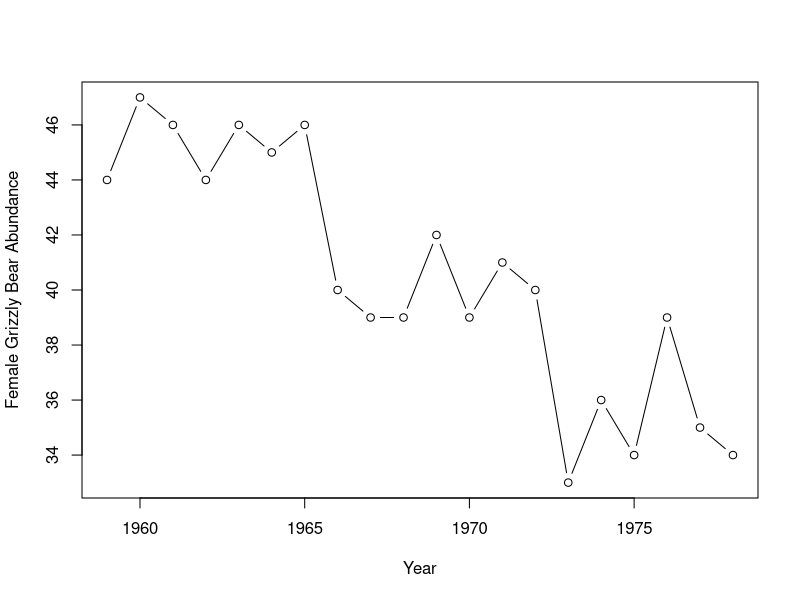
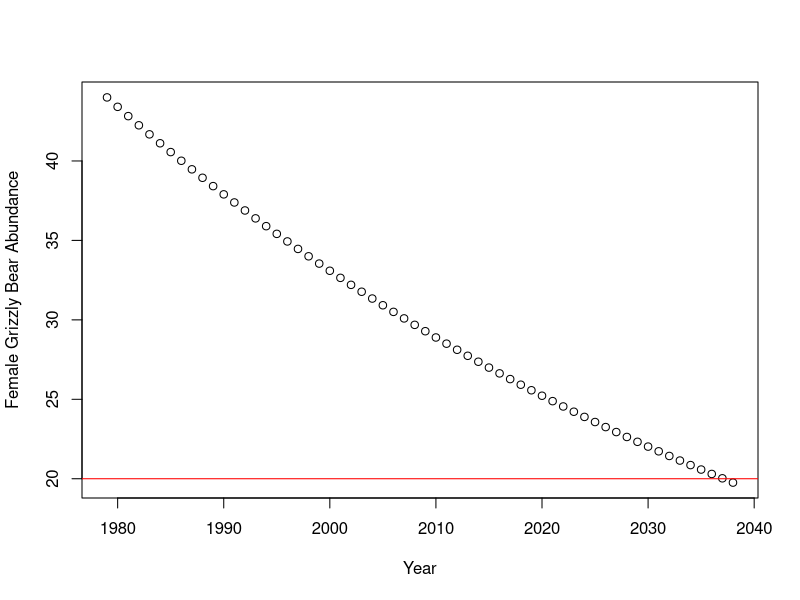
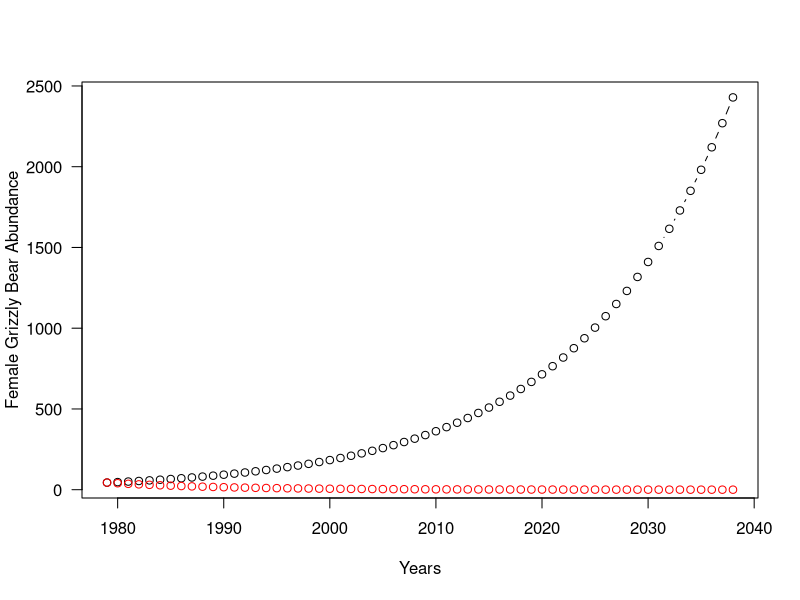
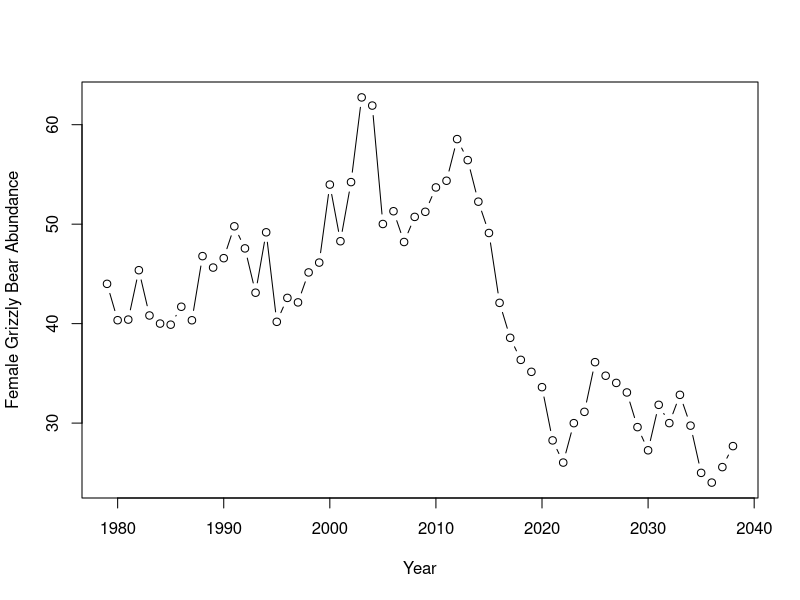
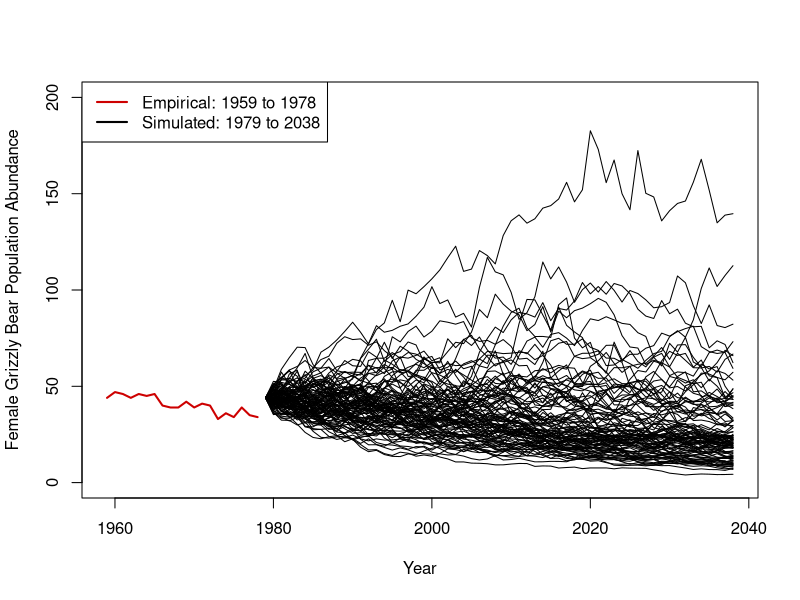

These charts were generated, in order, by the following R code:
## ---- chunk 1
BearsData <- read.csv("Bears.csv")
## ---- chunk 2
plot(BearsData$year, BearsData$N, type = "b", xlab = "Year", ylab = "Female Grizzly Bear Abundance")
## ---- chunk 3
## Annual geometric population growth rates
N <- BearsData$N # Vector of population abundances
lambda <- c() # Empty vector to store lambda values

for (i in 1:length(N)-1) {
  lambda[i] <- ((N[i + 1])/N[i])
}
lambda

## Annual exponential population growth rates
r <- log(lambda)
r

## Mean and standard deviation
r_mean <- mean(r)
r_sd <- sd(r)
## ---- chunk 4
## Model simulation
N0 <- 44 # Initial population size
first_year <- BearsData$year[nrow(BearsData)] + 1
years <- seq(first_year, first_year + 59, 1) # Future years as a sequence
N <- c() 
N[1] <- N0 # Assigning the initial population size to the first position in the empty vector

for (i in 2:length(years)) {
  N[i] = N[i - 1]*exp(r_mean)
}
N

## Plot
plot(years, N, type = "b", xlab = "Year", ylab = "Female Grizzly Bear Abundance")
abline(h = 20, col = "red")
## ---- chunk 5
N0 <- 44
first_year <- BearsData$year[nrow(BearsData)] + 1
years <- seq(first_year, first_year + 59, 1)
N_1 <- c()
N_1[1] <- N0

for (i in 2:length(years)) {
  N_1[i] = N_1[i - 1]*exp(r_mean + r_sd)
}
N_1 

N_2 <- c()
N_2[1] <- N0

for (i in 2:length(years)) {
  N_2[i] = N_2[i - 1]*exp(r_mean - r_sd)
}
N_2 

## Plot your results here
plot(years, N_1, type = "b", las = 1, xlab = "Years", ylab = "Female Grizzly Bear Abundance")
lines(years, N_2, type = "b", col = "red")
## ---- chunk 6
set.seed(2) # Comment this out to see how model results change because of stochasticity

N0 <- 44
first_year <- BearsData$year[nrow(BearsData)] + 1
years <- seq(first_year, first_year + 59, 1)
N <- c()
N[1] <- N0

# Error is normally distributed with mean = 0 and standard deviation = sd
epsilon <- rnorm(length(years), mean = 0, sd = r_sd)

for (i in 2:length(years)) {
  N[i] = N[i - 1]*exp(r_mean + epsilon[i - 1])
}
N

## Plot your results here
plot(years, N, type = "b", xlab = "Year", ylab = "Female Grizzly Bear Abundance")
## ---- chunk 7
epsilon_list <- list() # Empty list
for (i in 1:100) {
  # Select error terms for each year, in each of 100 simulations
  epsilon_list[[i]] <- rnorm(length(years), 0, r_sd)
}

N_list <- list() # Empty list
Below20 <- c()

## Simulation
for (i in 1:100){
  # Picking epsilon and setting up abundance vector
  N <- c(44)
  epsilon <- epsilon_list[[i]]
  # Simulation of population growth model
  for (j in 2:length(years)){
    N[j] <- N[j - 1] * exp(r_mean + epsilon[j - 1])
    N_list[[i]] <- N
  }
  # If... else statement to test if population falls below 20 individuals
  if (TRUE %in% (N_list[[i]] < 20)) {
    Below20[i] <- "Y"
  }
  else {
    Below20[i] <- "N"
  }
}

# Count the number of simulations in which population dips below 20
length(Below20[Below20 == "Y"])

## Plotting
plot(BearsData$year, BearsData$N, type = "l", xlab = "Year", ylab = "Female Grizzly Bear Population Abundance", xlim = c(1959, 2038), ylim = c(0, 200), lwd = 2, col = "red3")
for (i in 1:length(N_list)){
  lines(years, N_list[[i]])
}
legend("topleft", legend = c("Empirical: 1959 to 1978", "Simulated: 1979 to 2038"), lty = 1, lwd = 2, col = c("red3", "black"))
## ---- chunk 8
t60s <- c()
for (i in 1:length(N_list)){
  t60s[i] <- N_list[[i]][length(N_list[[i]])]
}

t60s_mean <- mean(t60s); t60s_sd <- sd(t60s)
quantile(t60s, c(0.025, 0.975))
